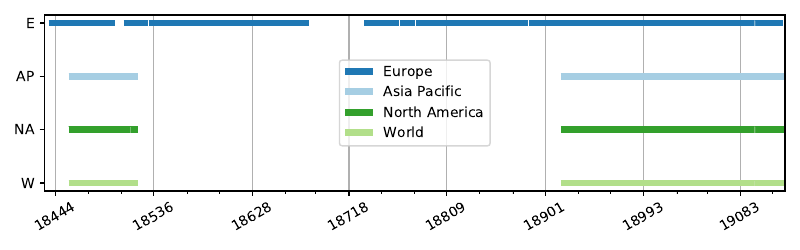

This chart was generated by the following Python code:
from fileinput import filename
from nis import maps
import sys, os
from time import time
import datetime

import yaml

from matplotlib import pyplot as plt
from matplotlib.ticker import ScalarFormatter
import matplotlib.dates as mdates

INTERVAL_DIST = 6 * 60
all_intervals = {}
all_distances = {}
maps = {
    'data': 'Europe',
    'data_world': 'World',
    'data_usa': 'North America',
    'data_apac': 'Asia Pacific'
}

colors = ['#1f78b4', '#a6cee3','#33a02c', '#b2df8a']

if __name__ == "__main__":
    if all(os.path.exists(data_dir) for data_dir in maps):
        for data_dir in maps:
            filenames = list(sorted(os.listdir(data_dir)))
            intervals = []
            distances = []
            for f in filenames:
                timestamp = int(os.path.splitext(f)[0].split('_')[1])
                if len(intervals) == 0:
                    intervals.append([timestamp, timestamp])
                last_interval = intervals[-1]
                if last_interval:
                    distances.append(timestamp - last_interval[1])
                if timestamp - last_interval[1] <= INTERVAL_DIST:
                    last_interval[1] = timestamp
                    intervals[-1] = last_interval
                else:
                    intervals.append([timestamp, timestamp])
            all_intervals[data_dir] = intervals
            all_distances[data_dir] = distances
        
        with open('data_time_intervals.yaml', 'w') as f:
            yaml.dump(all_intervals, f)

        with open('data_time_distances.yaml', 'w') as f:
            yaml.dump(all_distances, f)
    else:
        with open('data_time_intervals.yaml', 'r') as f:
            all_intervals = yaml.load(f)

        with open('data_time_distances.yaml', 'r') as f:
            all_distances = yaml.load(f)

    fig, ax = plt.subplots(figsize=(8,2.5))
    for (data_dir, intervals), c in reversed(list(zip(all_intervals.items(), colors))):
        plt.hlines(y=[''.join(filter(str.isupper, maps[data_dir])) for _ in intervals], xmin=[datetime.datetime.fromtimestamp(a) for a, _ in intervals], xmax=[datetime.datetime.fromtimestamp(b) for _, b in intervals], color=c, label=maps[data_dir], linewidth=5)
    ax.xaxis.set_major_locator(mdates.MonthLocator(interval=3))
    ax.xaxis.set_minor_locator(mdates.MonthLocator())
    ax.grid(axis='x', which='major')
    fig.autofmt_xdate(ha='center')
    plt.xlim(datetime.datetime(2020, 6, 21), datetime.datetime.today())
    handles, labels = ax.get_legend_handles_labels()
    plt.legend(handles[::-1], labels[::-1], loc='center')
    plt.tight_layout()
    plt.savefig(f'timeline.pdf')
    
    fig, ax = plt.subplots(figsize=(8,4))
    for (data_dir, distances), c in zip(all_distances.items(), colors):
        plt.plot(list(sorted(distances)), [x / len(distances) for x in range(len(distances))], label=maps[data_dir], color=c)
    plt.ylabel('Percentage')
    plt.xlabel('Distance between consecutive files (seconds)')
    plt.xscale('log')
    xticks = [1, 300] + [300 * (2 ** i) for i in range(1, 16)]
    ax.set_xticks(xticks)
    ax.minorticks_off()
    formatter = ScalarFormatter()
    formatter.set_scientific(False)
    ax.xaxis.set_major_formatter(formatter)
    plt.yscale('logit')
    ax.yaxis.set_major_formatter(formatter)
    #ax.xaxi
    plt.xlim(250, 60*60*4)
    plt.ylim(0, 1)
    plt.legend()
    plt.tight_layout()
    plt.savefig('files_distance.pdf')
    